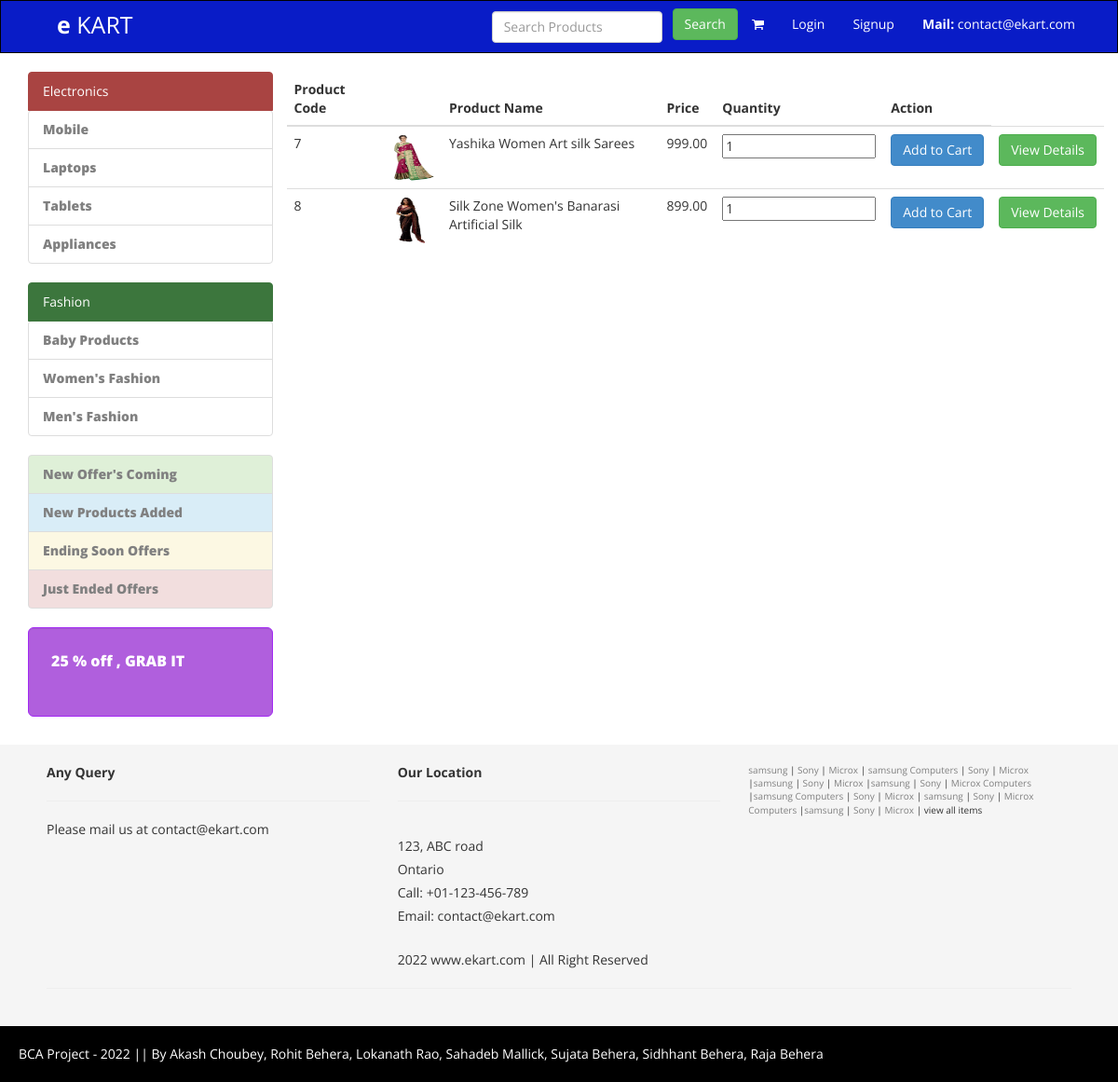
/product.php?cid=3, run on the app's committed database.
### tables this page shows
CREATE TABLE `products` (
  `pid` int(11) NOT NULL,
  `cid` int(11) NOT NULL,
  `productname` varchar(255) NOT NULL,
  `price` decimal(10,2) NOT NULL,
  `description` text NOT NULL,
  `pcode` varchar(20) NOT NULL
);

### product.php (the view, shortened to what this page needs)
<?php
include "connectdb.php";
$cid=$_GET['cid'];
?>
<!DOCTYPE html>
<html lang="en">
<head>
    <link href="assets/css/bootstrap.css" rel="stylesheet">
    <link href="assets/css/font-awesome.min.css" rel="stylesheet" />
    <link href="assets/css/style.css" rel="stylesheet" />
</head>
<body>
    <div class="container">
        <div class="row">
            <div class="col-md-9">
            </div>
            <div class="col-md-9">
                <div class="row">
                   <table class="table">
                        <thead>
                            <th>Product Code</th>
                            <th></th>
                            <th>Product Name</th>
                            <th>Price</th>
                            <th>Quantity</th>
                            <th>Action</th>
                        </thead>
                         <tbody>
                        <?php
                          $sql="select * from products where cid=$cid";
                                        $result = mysqli_query($con, $sql);
                                        if (mysqli_num_rows($result) > 0) {
                                        while ($row= mysqli_fetch_assoc($result)){
                                     ?>
                                        <tr>
                                            <td><?php echo $row["pid"]; ?></td>
                                            <td><img src = 'assets/img/<?php echo $row["pcode"]; ?>.jpg' height='50' width='50'></td>
                                            <td><?php echo $row["productname"]; ?></td>
                                            <td><?php echo $row["price"]; ?></td>
                                            <td><form action="addtocart.php" method ="POST"><?php echo "<input type='number' name='quantity' value='1' min='1'>" ?></td>
                                             <td>
                                                <input type="submit" class="btn btn-primary" value="Add to Cart" ></form></td>
                                                <td><a href="viewdetails.php?pid=<?php echo $row['pid'];?>" class="btn btn-success">View Details</a></td>
                                        </tr>
                                    <?php
                                        }
                                        } else {
                        ?>
                    </tbody>
                    <tfoot>
                        <?php echo "<h3>NO products found</h3>";  } ?>
                    </table>
                </div>
            </div>
        </div>
    </div>
</body>
</html>

### assets/css/style.css (style rules this page uses)
.navbar-brand { font-size: 25px; padding: 15px 80px 15px 60px; }
.navbar-default .navbar-brand { color: #000000; }
.navbar-default { background-color: #091cc7; border-color: #000000; }
.navbar { border-radius: 0px; }
.navbar-default .navbar-nav > li > a { color: #FFF; }
.navbar-default .navbar-brand { color: #FFFFFF; }
.row { margin-bottom:10px; }
.btn { margin-bottom:5px; }
.offer-box { background-color: #6A75F0; border: 1px solid #096FC0; color: #fff; font-weight: 900; font-size:16px; }
.list-group a { font-size:14px; font-weight:900; color:#808080; }
.offer-colors { background-color: #B05FDD; border: 1px solid #A228F3; }
.footer-box { background-color:#F5F5F5; padding:20px 50px 20px 50px; }
.small-box { font-size:10px; }
.footer-box a { color:#808080; text-decoration:none; }
.pad-botom { padding-bottom:30px; }
.footer-box p { padding-top:15px; padding-bottom:15px; line-height:25px; }
.end-box { padding:20px; color:#fff; background-color:#000; font-size:14px; }

### data on the page
products: pid "7", shows a picture, productname "Yashika Women Art silk Sarees", price "999.00"
products: pid "8", shows a picture, productname "Silk Zone Women's Banarasi Artificial Silk", price "899.00"
